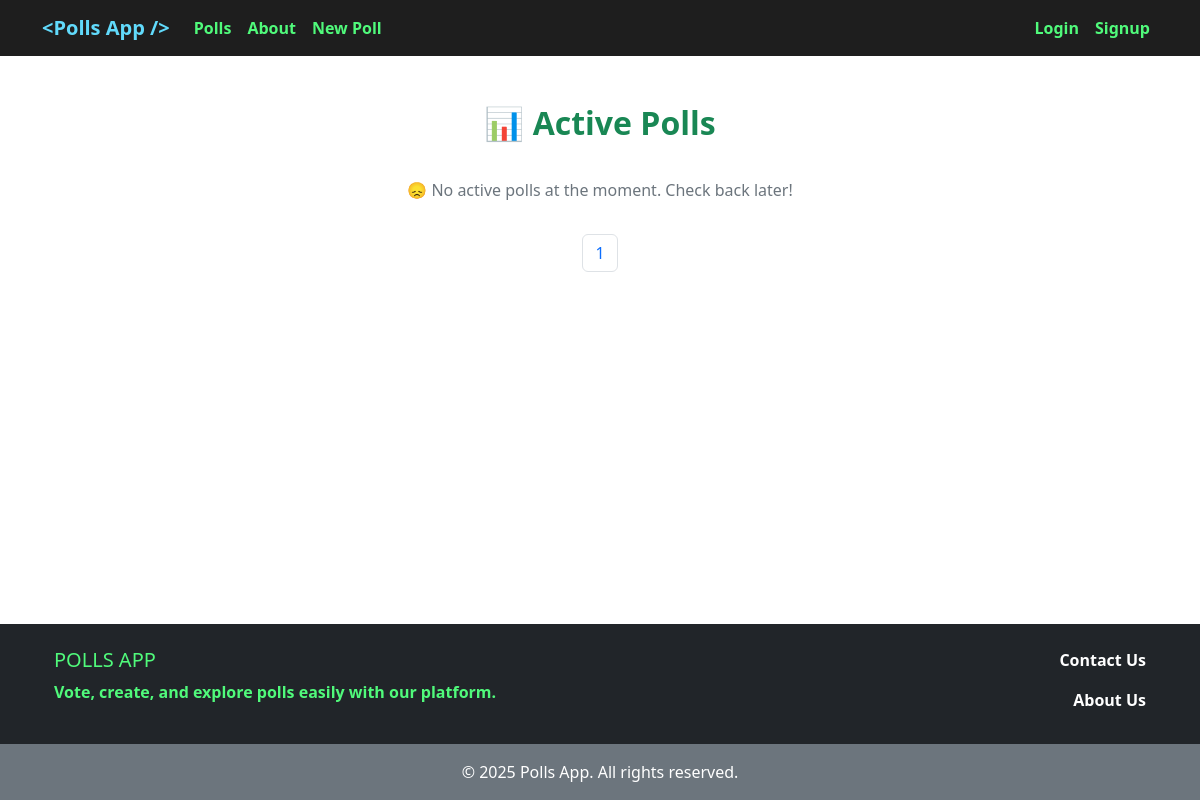
/, run on an earlier commit of the app's database.
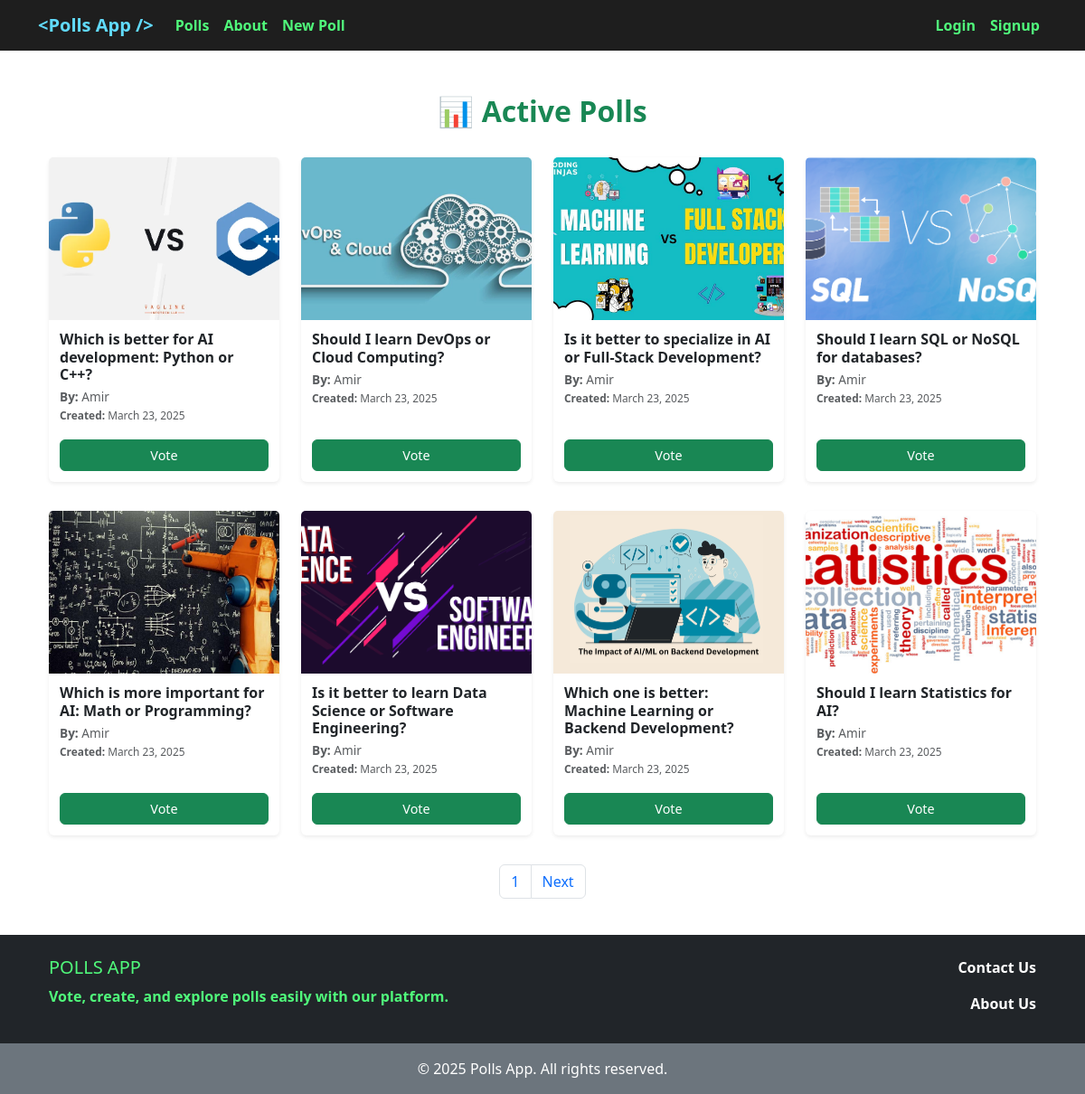
And on a later commit of the database.
### polls/models.py (models this page shows, shortened)
class Poll(models.Model):
    question = models.CharField(max_length=700)
    user = models.ForeignKey(get_user_model(), on_delete=models.CASCADE)
    description = models.TextField(blank=True)
    cover = models.ImageField(upload_to='covers/', blank=True)
    up_vote = models.PositiveIntegerField(default=0)
    down_vote = models.PositiveIntegerField(default=0)
    upvoted_by = models.ManyToManyField(get_user_model(), related_name='upvoted_polls', blank=True)
    downvoted_by = models.ManyToManyField(get_user_model(), related_name='downvoted_polls', blank=True)
    datetime_created = models.DateTimeField(auto_now_add=True)
    datetime_modified = models.DateTimeField(auto_now=True)
    def get_absolute_url(self):
        return reverse('poll_detail', kwargs={'pk': self.pk})

### accounts/models.py (models this page shows)
class CustomUser(AbstractUser):
    ROLE_CHOICES = [
        ('M', 'Manager'),
        ('E', 'Employee'),
        ('S', 'Student'),
        ('O', 'Other'),
    ]
    role = models.CharField(choices=ROLE_CHOICES, max_length=1, default=ROLE_CHOICES[3][0])

### polls/views.py (the view)
# urls.py: path('', PollListView.as_view(), name='polls_list'),
class PollListView(ListView):
    model = Poll
    template_name = 'polls/polls_list.html'
    context_object_name = 'polls'
    ordering = ['-datetime_created']
    paginate_by = 8

### polls/templates/polls/polls_list.html (shortened to what this page needs)
{% extends '_base.html' %}
{% block content %}
    <div class="container mt-4">
        <h2 class="text-center fw-bold mb-3 text-success">📊 Active Polls</h2>
        <div class="row">
            {% if polls %}
                {% for poll in polls %}
                    <div class="col-lg-3 col-md-4 col-sm-6 col-12 mb-3 mt-3">
                        <div class="card shadow-sm border-0 rounded h-100">
                            {% if poll.cover %}
                                <img src="{{ poll.cover.url }}" class="card-img-top" alt="Poll Image" loading="lazy">
                            {% else %}
                                <img src="https://placehold.co/400x250" class="card-img-top" alt="Placeholder Image">
                            {% endif %}
                            <div class="card-body">
                                <h5 class="card-title">{{ poll.question|capfirst }}</h5>
                                <p class="card-text text-muted">
                                    <strong>By:</strong> {{ poll.user|capfirst }} <br>
                                    <small><strong>Created:</strong> {{ poll.datetime_created|date:"F d, Y" }}</small>
                                </p>
                                <a href="{{ poll.get_absolute_url }}" class="btn btn-success w-100">Vote</a>
                            </div>
                        </div>
                    </div>
                {% endfor %}
            {% else %}
                <p class="no-polls">😞 No active polls at the moment. Check back later!</p>
            {% endif %}
        </div>
    </div>
    <nav aria-label="Page navigation example">
        <ul class="pagination justify-content-center mt-3">
            <li class="page-item"><a class="page-link" href="#">{{ page_obj.number }}</a></li>
            {% if page_obj.has_next %}
                <li class="page-item"><a class="page-link"
                                         href="?page={{ page_obj.next_page_number }}">Next</a></li>
            {% endif %}
        </ul>
    </nav>
{% endblock content %}

### templates/_base.html (shortened to what this page needs)
{% load static %}
<!doctype html>
<html lang="en">
<head>
    <link href="https://cdn.jsdelivr.net/npm/bootstrap@5.3.3/dist/css/bootstrap.min.css"
          rel="stylesheet"
>
</head>
<body>
<nav class="navbar navbar-expand-lg navbar-dark" style="background-color: #1e1e1e;">
    <div class="container">
        <a class="navbar-brand" href="{% url 'polls_list' %}" style="font-weight: bold; color: #61dafb;">&lt;Polls App /&gt;</a>
        <div class="collapse navbar-collapse" id="navbarNav">
            <ul class="navbar-nav">
                <li class="nav-item">
                    <a class="nav-link" href="{% url 'polls_list' %}"
                       style="color: #50fa7b; font-weight: bold;">Polls</a>
                </li>
                <li class="nav-item">
                    <a class="nav-link" href="{% url 'aboutus' %}" style="color: #50fa7b; font-weight: bold;">About</a>
                </li>
                <li class="nav-item">
                    <a class="nav-link" href="{% url 'poll_create' %}" style="color: #50fa7b; font-weight: bold;">New Poll</a>
                </li>
            </ul>
            <ul class="navbar-nav ms-auto">
                {% if user.is_authenticated %}
                    <li class="nav-item">
                        <span class="nav-link" style="color: #f8f8f2;">{{ user.username|capfirst }}</span>
                    </li>
                    <li class="nav-item">
                        <a class="nav-link" href="{% url 'account_logout' %}"
                           style="color: #50fa7b; font-weight: bold;">Logout</a>
                    </li>
                {% else %}
                    <li class="nav-item">
                        <a class="nav-link" href="{% url 'account_login' %}" style="color: #50fa7b; font-weight: bold;">Login</a>
                    </li>
                    <li class="nav-item">
                        <a class="nav-link" href="{% url 'account_signup' %}"
                           style="color: #50fa7b; font-weight: bold;">Signup</a>
                    </li>
                {% endif %}
            </ul>
        </div>
    </div>
</nav>
<div class="content-wrapper container my-4">
    {% block content %}{% endblock content %}
</div>
<footer class="text-center text-lg-start bg-dark text-white mt-auto">
    <div class="container p-4">
        <div class="row">
            <div class="col-md-6" style="color: #50fa7b; font-weight: bold;">
                <h5 class="text-uppercase">Polls App</h5>
                <p>Vote, create, and explore polls easily with our platform.</p>
            </div>
            <div class="col-md-6 text-md-end">
                <a href="https://github.com/amahadnejad" class="text-white text-decoration-none fw-bold d-block">
                    Contact Us
                </a>
                <a href="{% url 'aboutus' %}" class="text-white text-decoration-none fw-bold d-block mt-3">
                    About Us
                </a>
            </div>
        </div>
    </div>
    <div class="text-center p-3 bg-secondary">
        © 2025 Polls App. All rights reserved.
    </div>
</footer>
</body>
</html>

### templates/_base.html (style rules this page uses)
html, body { height: 100%; margin: 0; display: flex; flex-direction: column; }
.content-wrapper { flex: 1; }

### polls/templates/polls/polls_list.html (style rules this page uses)
.card-img-top { width: 100%; height: 180px; object-fit: cover; }
.card { display: flex; flex-direction: column; height: 100%; transition: transform 0.2s ease-in-out; }
.card-body { flex-grow: 1; display: flex; flex-direction: column; padding: 12px; }
.card-body .btn { margin-top: auto; font-size: 0.9rem; padding: 6px; }
.card-title { font-size: 1rem; font-weight: bold; margin-bottom: 5px; }
.card-text { font-size: 0.85rem; }

What changed in the data, as far as the page shows it:
added Poll: cover (picture), question "Which is better for AI development: Python or C++?", user "Amir", datetime_created "March 23, 2025"
added Poll: cover (picture), question "Should I learn DevOps or Cloud Computing?", user "Amir", datetime_created "March 23, 2025"
added Poll: cover (picture), question "Is it better to specialize in AI or Full-Stack Development?", user "Amir", datetime_created "March 23, 2025"
added Poll: cover (picture), question "Should I learn SQL or NoSQL for databases?", user "Amir", datetime_created "March 23, 2025"
added Poll: cover (picture), question "Which is more important for AI: Math or Programming?", user "Amir", datetime_created "March 23, 2025"
added Poll: cover (picture), question "Is it better to learn Data Science or Software Engineering?", user "Amir", datetime_created "March 23, 2025"
added Poll: cover (picture), question "Which one is better: Machine Learning or Backend Development?", user "Amir", datetime_created "March 23, 2025"
added Poll: cover (picture), question "Should I learn Statistics for AI?", user "Amir", datetime_created "March 23, 2025"
Also different on the page:
text no longer shown: "😞 No active polls at the moment. Check back later!"
text now shown: "Next"
